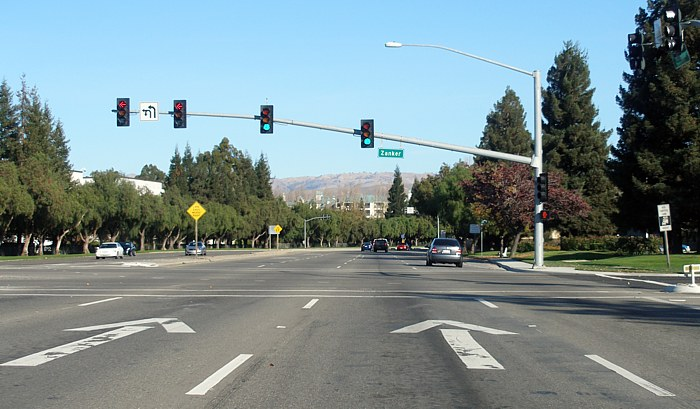
#> input picture Lane_Detection/lane.jpg, 700 x 409 px
$ python main.py
#> lines starting #> are read from the running program, lines starting #| are printed output that depends on the picture; after the words box and inside, x2 and y2 are one past the last pixel; in counts of white or black regions, pixels touching at a corner belong together
import cv2
import numpy as np

img = cv2.imread("lane.jpg")
#> img is the input picture: shape (409, 700, 3); mean B, G, R 142.4, 140.2, 122.9

if img is None:
    print("Image not found!")
    exit()

img = cv2.resize(img, (900, 500))
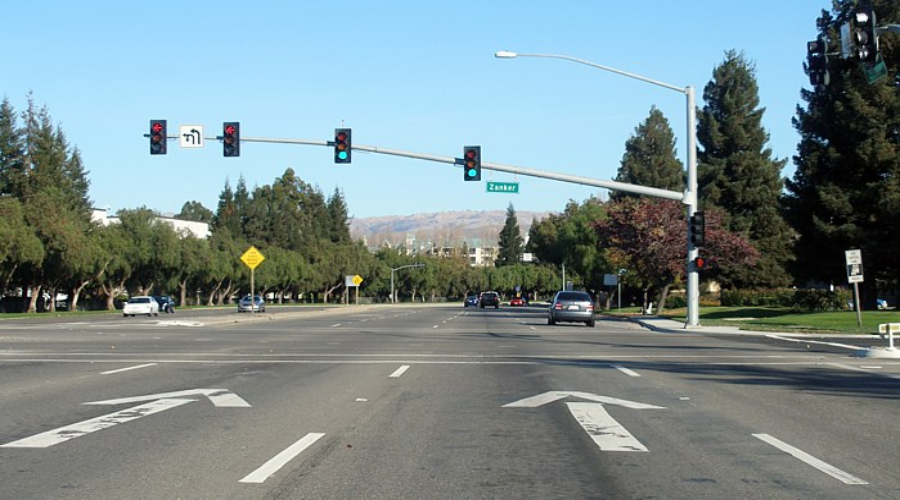
#> img: shape (500, 900, 3); mean B, G, R 142.3, 140.1, 122.8

gray = cv2.cvtColor(img, cv2.COLOR_BGR2GRAY)
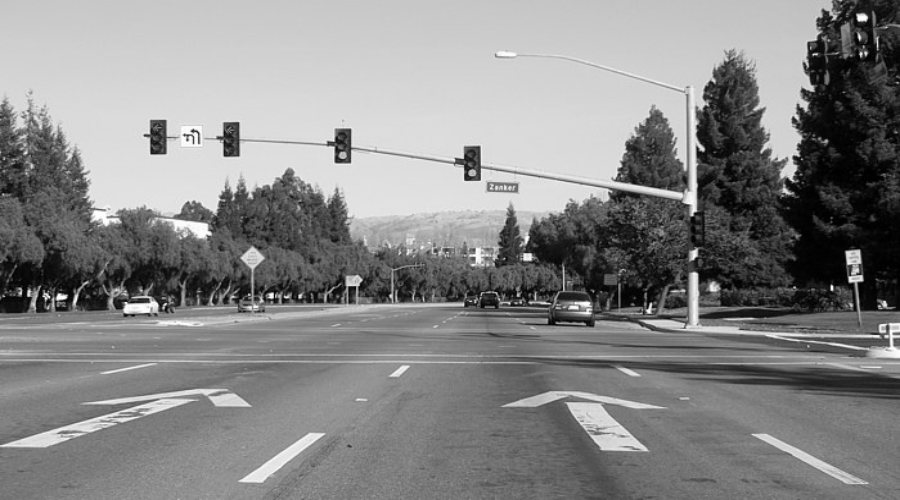
#> gray: shape (500, 900); min 0, max 254, mean 135.2
blur = cv2.GaussianBlur(gray, (5, 5), 0)
edges = cv2.Canny(blur, 50, 150)
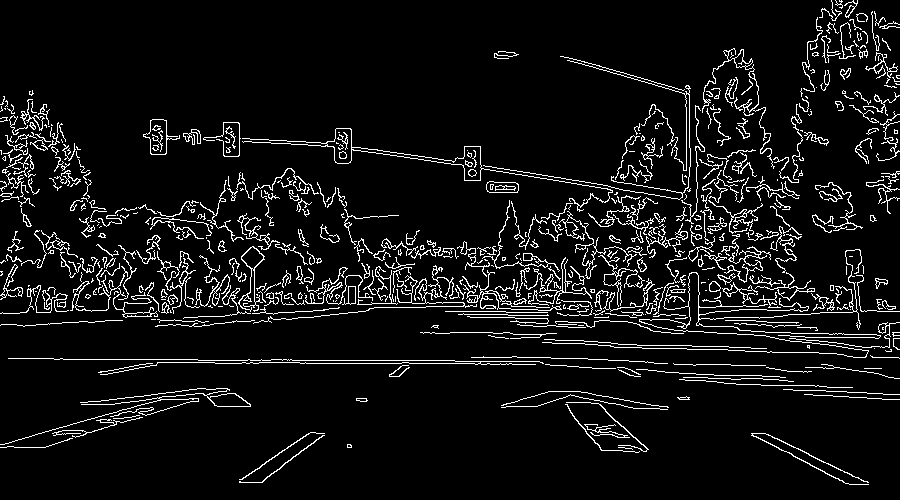
#> edges: shape (500, 900); 7.2% white in thin lines or dots

height, width = edges.shape
#> height = 500; width = 900
mask = np.zeros_like(edges)

roi = np.array([[
    (0, height),
    (width, height),
    (width // 2 + 120, height // 2),
    (width // 2 - 120, height // 2)
]], dtype=np.int32)

cv2.fillPoly(mask, roi, 255)
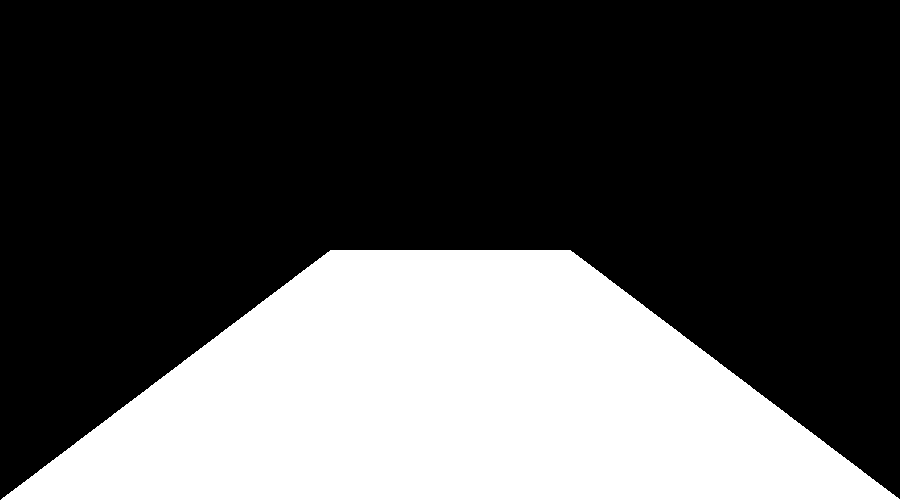
#> mask: shape (500, 900); 31.7% white; 1 white region, box (x1, y1, x2, y2) and area: (1, 250, 900, 500) 142580
masked_edges = cv2.bitwise_and(edges, mask)
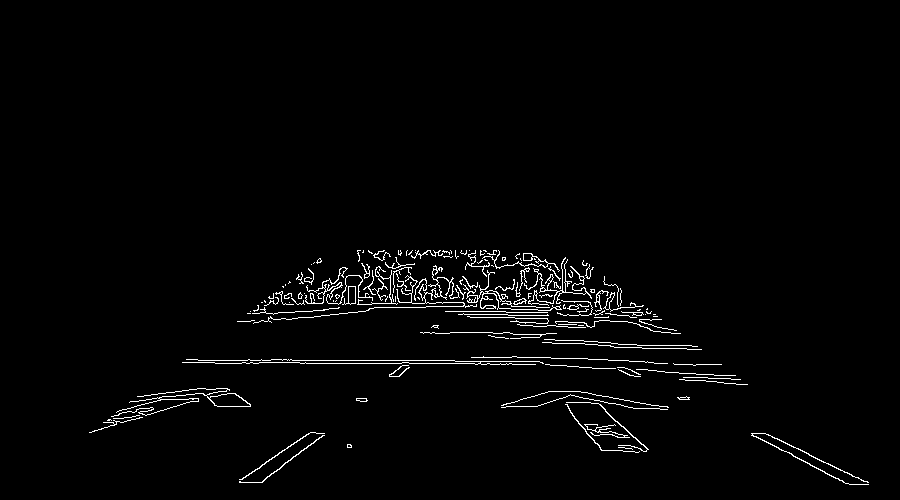
#> masked_edges: shape (500, 900); 2% white in thin lines or dots, all inside (x1, y1, x2, y2) = (89, 250, 869, 485)

lines = cv2.HoughLinesP(
    masked_edges,
    1,
    np.pi / 180,
    threshold=40,
    minLineLength=40,
    maxLineGap=120
)
#> lines = 76 rows, first 6: [198, 360, 454, 360], [215, 363, 673, 363], [410, 252, 843, 482], [377, 253, 868, 482], [254, 322, 615, 284], [269, 296, 657, 316]

line_img = np.zeros_like(img)

if lines is not None:
    for line in lines:
        x1, y1, x2, y2 = line[0]
        cv2.line(line_img, (x1, y1), (x2, y2), (0, 255, 0), 5)
#> this loop made 76 passes
#> (x1, y1, x2, y2) on passes 1 to 12: (198, 360, 454, 360), (215, 363, 673, 363), (410, 252, 843, 482), (377, 253, 868, 482), (254, 322, 615, 284), (269, 296, 657, 316), (270, 300, 651, 320), (264, 300, 673, 329), (515, 401, 645, 403), (289, 281, 650, 312), (253, 310, 592, 268), (459, 332, 658, 345)
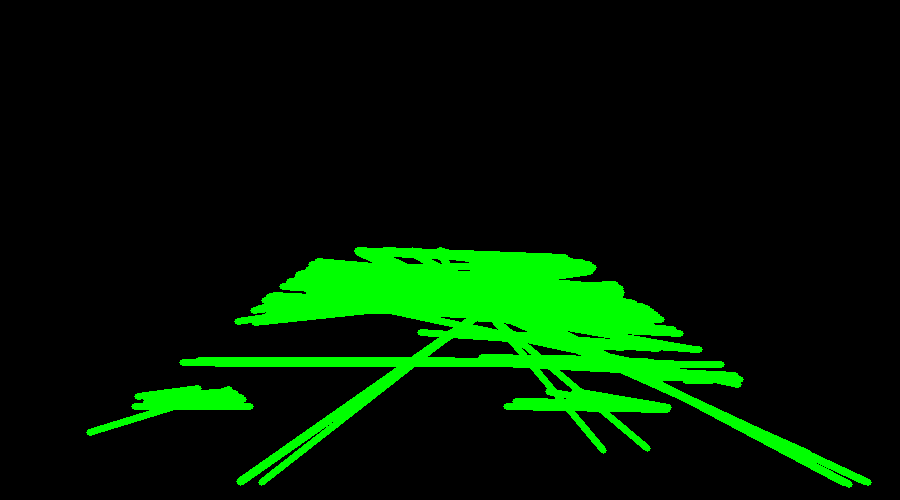
#> line_img: shape (500, 900, 3); mean of channels 0, 1, 2 0, 27.6, 0; drawn as B, G, R

result = cv2.addWeighted(img, 0.8, line_img, 1, 1)
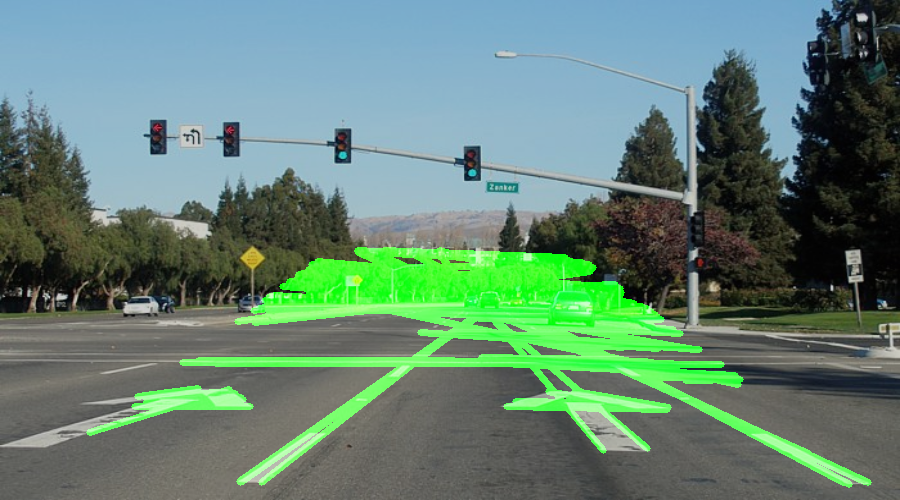
#> result: shape (500, 900, 3); mean B, G, R 114.8, 130.3, 99.2

cv2.imshow("Edges", edges)
cv2.imshow("Detected Lanes", result)

cv2.imwrite("lane_output.jpg", result)

cv2.waitKey(0)
cv2.destroyAllWindows()
